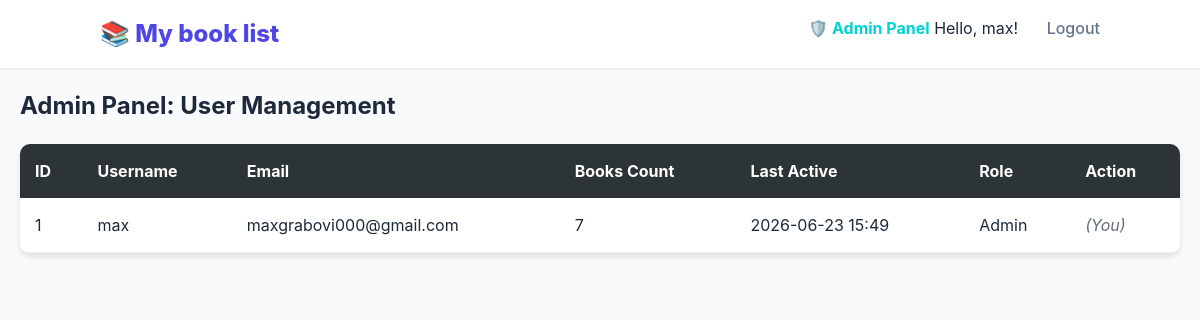
/api/admin/users (signed in), run on an earlier commit of the app's database.
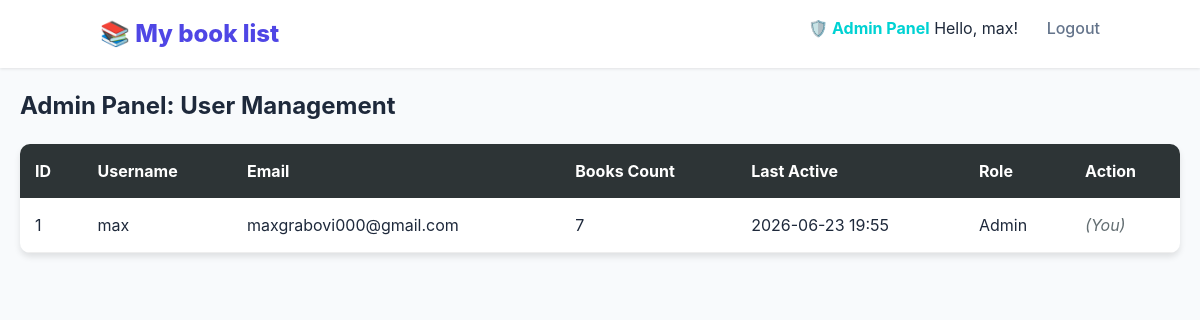
And on a later commit of the database.
### app.py (models this page shows)
class User(UserMixin, db.Model):
    id = db.Column(db.Integer, primary_key=True)
    username = db.Column(db.String(150), unique=True, nullable=False)
    email = db.Column(db.String(150), unique=True, nullable=False)
    password = db.Column(db.String(255), nullable=False)
    books = db.relationship('Book', backref='owner', lazy=True)
    is_admin = db.Column(db.Boolean, default=False)
    last_seen = db.Column(db.DateTime, default=db.func.now())

### app.py (the view)
@app.route('/api/admin/users')
@login_required
@admin_required
def api_admin_panel():
    users = User.query.all()
    return render_template('admin.html', users=users)

### app.py (called while the page is built)
def admin_required(f):
    @wraps(f)
    def decorated_function(*args, **kwargs):
        if not current_user.is_authenticated or not current_user.is_admin:
            return jsonify({'success': False, 'message': 'Admin access required'}), 403
        return f(*args, **kwargs)
    return decorated_function

@app.before_request
def before_request():
    if current_user.is_authenticated:
        current_user.last_seen = datetime.now(local_tz)
        db.session.commit()

@login_manager.user_loader
def load_user(user_id):
    return User.query.get(int(user_id))

### templates/admin.html (shortened to what this page needs)
{% extends "base.html" %}
{% block content %}
<div class="main-container">
    <h2>Admin Panel: User Management</h2>
    <table style="width:100%; border-collapse: collapse; margin-top: 20px; background: white; border-radius: 10px; overflow: hidden; box-shadow: 0 4px 6px rgba(0,0,0,0.1);">
        <thead>
        <tr style="background: #2d3436; color: white; text-align: left;">
            <th style="padding: 15px;">ID</th>
            <th style="padding: 15px;">Username</th>
            <th style="padding: 15px;">Email</th>
            <th style="padding: 15px;">Books Count</th>
            <th style="padding: 15px;">Last Active</th>
            <th style="padding: 15px;">Role</th>
            <th style="padding: 15px;">Action</th>
        </tr>
        </thead>
        <tbody>
        {% for user in users %}
        <tr id="user-row-{{ user.id }}" style="border-bottom: 1px solid #eee;">
            <td style="padding: 15px;">{{ user.id }}</td>
            <td style="padding: 15px;">{{ user.username }}</td>
            <td style="padding: 15px;">{{ user.email }}</td>
            <td style="padding: 15px;" id="books-count-{{ user.id }}">{{ user.books|length }}</td>
            <td style="padding: 15px;">
                {% if user.last_seen %}
                {{ user.last_seen.strftime('%Y-%m-%d %H:%M') }}
                {% else %}
                Never
                {% endif %}
            </td>
            <td style="padding: 15px;">{{ 'Admin' if user.is_admin else 'User' }}</td>
            <td style="padding: 15px;">
                {% if user.id != current_user.id %}
                <div style="display: flex; gap: 5px;">
                    <button onclick="clearUserBooks('{{ user.id }}', '{{ user.username }}')"
                            style="background: #fab1a0; color: #d63031; border: none; padding: 5px 12px; border-radius: 5px; cursor: pointer;">
                        🗑️ Clear Books
                    </button>
                    <button onclick="confirmDeleteUser('{{ user.id }}', '{{ user.username }}')"
                            style="background: #ff7675; color: white; border: none; padding: 5px 12px; border-radius: 5px; cursor: pointer;">
                        Delete User
                    </button>
                </div>
                {% else %}
                <span style="color: #636e72; font-style: italic;">(You)</span>
                {% endif %}
            </td>
        </tr>
        {% endfor %}
        </tbody>
    </table>
</div>
{% endblock %}

### templates/base.html (shortened to what this page needs)
<!DOCTYPE html>
<html lang="en">
<head>
    <link rel="stylesheet" href="{{url_for('static', filename='css/style.css') }}">
</head>
<body>
<nav>
    <div class="nav-container">
        <a href="/" class="logo">📚 My book list</a>
        <div class="nav-links">
            {% if current_user.is_authenticated %}
            {% if current_user.is_admin %}
            <a href="/api/admin/users" style="color: #00d2d3; font-weight: bold;">🛡️ Admin Panel</a>
            {% endif %}
            <span>Hello, {{ current_user.username }}!</span>
            <a href="/api/auth/logout">Logout</a>
            {% else %}
            <a href="/api/auth/login">Login</a>
            <a href="/api/auth/register">Register</a>
            {% endif %}
        </div>
    </div>
</nav>
<div class="container">
    {% block content %}{% endblock %}
</div>
</body>
</html>

### static/css/style.css (style rules this page uses)
:root { --primary: #4f46e5; --primary-hover: #4338ca; --success: #22c55e; --danger: #ef4444; --bg: #f8fafc; --text-main: #1e293b; --text-muted: #64748b; --card-bg: #ffffff; }
body { font-family: 'Inter', system-ui, -apple-system, sans-serif; background-color: var(--bg); color: var(--text-main); margin: 0; line-height: 1.5; }
nav { background: #ffffff; padding: 1rem 2rem; box-shadow: 0 1px 3px rgba(0,0,0,0.1); display: flex; justify-content: space-between; align-items: center; }
.nav-container { max-width: 1000px; margin: 0 auto; width: 100%; display: flex; justify-content: space-between; }
.logo { font-size: 1.5rem; font-weight: 800; color: var(--primary); text-decoration: none; }
.nav-links a { text-decoration: none; color: var(--text-muted); font-weight: 500; margin-left: 1.5rem; transition: color 0.2s; }
.container { max-width: 1200px; margin: 0 auto; padding: 0 20px; }

What changed in the data, as far as the page shows it:
changed User "max": last_seen "2026-06-23 15:49" → "2026-06-23 19:55"
